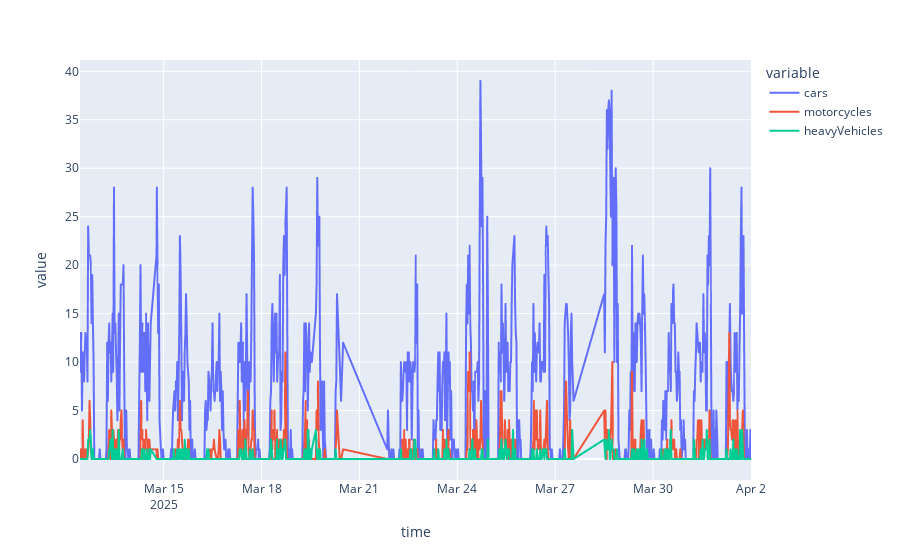

The notebook cell this image was saved under:
### Code cell
px.line(df, x="time", y=VEHICLE_FEATURE)

### Figure 1 — Plotly figure (JSON) as saved in the notebook; plotly's stock layout.template omitted (floating-point values rounded to 4 significant figures; data arrays with more than 128 entries replaced by an {"elided": "..."} marker saying what was removed)
{"data": [{"hovertemplate": "variable=cars<br>time=%{x}<br>value=%{y}<extra></extra>", "legendgroup": "cars", "line": {"color": "#636efa", "dash": "solid"}, "marker": {"symbol": "circle"}, "mode": "lines", "name": "cars", "showlegend": true, "type": "scattergl", "x": {"elided": "851 str values"}, "xaxis": "x", "y": {"elided": "851 int values"}, "yaxis": "y"}, {"hovertemplate": "variable=motorcycles<br>time=%{x}<br>value=%{y}<extra></extra>", "legendgroup": "motorcycles", "line": {"color": "#EF553B", "dash": "solid"}, "marker": {"symbol": "circle"}, "mode": "lines", "name": "motorcycles", "showlegend": true, "type": "scattergl", "x": {"elided": "851 str values"}, "xaxis": "x", "y": {"elided": "851 int values"}, "yaxis": "y"}, {"hovertemplate": "variable=heavyVehicles<br>time=%{x}<br>value=%{y}<extra></extra>", "legendgroup": "heavyVehicles", "line": {"color": "#00cc96", "dash": "solid"}, "marker": {"symbol": "circle"}, "mode": "lines", "name": "heavyVehicles", "showlegend": true, "type": "scattergl", "x": {"elided": "851 str values"}, "xaxis": "x", "y": {"elided": "851 int values"}, "yaxis": "y"}], "layout": {"legend": {"title": {"text": "variable"}, "tracegroupgap": 0}, "margin": {"t": 60}, "xaxis": {"anchor": "y", "domain": [0, 1], "title": {"text": "time"}}, "yaxis": {"anchor": "x", "domain": [0, 1], "title": {"text": "value"}}}}
